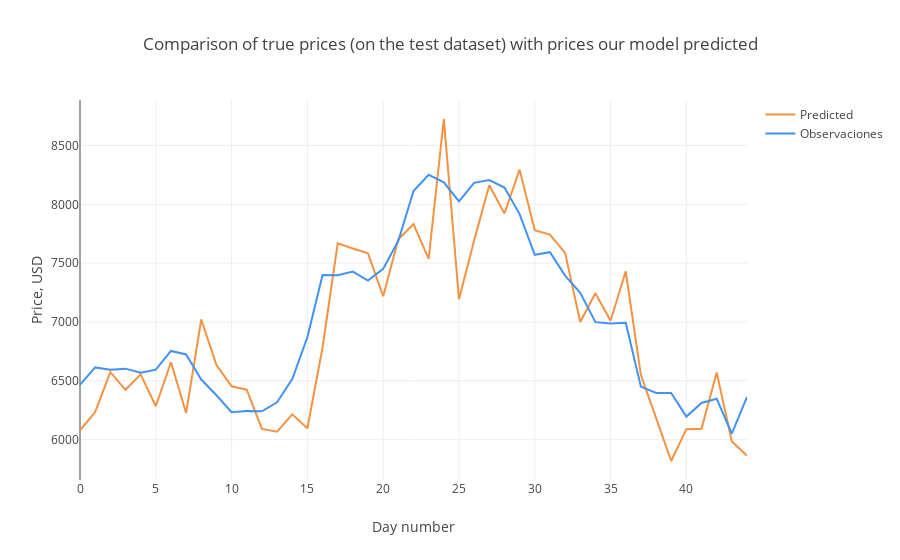

Source (notebook cell):
### Code cell
# Visualización de 
trace1 = go.Scatter(
    x = np.arange(0, len(predicted_test), 1),
    y = predicted_test,
    mode = 'lines',
    name = 'Predicted',
    line = dict(color=('rgb(244, 146, 65)'), width=2)
)
trace2 = go.Scatter(
    x = np.arange(0, len(observated_test), 1),
    y = observated_test,
    mode = 'lines',
    name = 'Observaciones',
    line = dict(color=('rgb(66, 146, 244)'), width=2)
)

data = [trace1, trace2]
layout = dict(title = 'Comparison of true prices (on the test dataset) with prices our model predicted',
             xaxis = dict(title = 'Day number'), yaxis = dict(title = 'Price, USD'))
fig = dict(data=data, layout=layout)
py.iplot(fig, filename='results_demonstrating0')

### Figure 1 — Plotly figure (JSON) as saved in the notebook; plotly's stock layout.template omitted (floating-point values rounded to 4 significant figures)
{"data": [{"line": {"color": "rgb(244, 146, 65)", "width": 2}, "mode": "lines", "name": "Predicted", "type": "scatter", "x": [0, 1, 2, 3, 4, 5, 6, 7, 8, 9, 10, 11, 12, 13, 14, 15, 16, 17, 18, 19, 20, 21, 22, 23, 24, 25, 26, 27, 28, 29, 30, 31, 32, 33, 34, 35, 36, 37, 38, 39, 40, 41, 42, 43, 44], "y": [6078.0, 6235.0, 6573.0, 6424.0, 6555.0, 6284.0, 6658.0, 6226.0, 7021.0, 6633.0, 6454.0, 6425.0, 6091.0, 6068.0, 6215.0, 6097.0, 6783.0, 7669.0, 7624.0, 7583.0, 7218.0, 7702.0, 7833.0, 7537.0, 8725.0, 7194.0, 7693.0, 8163.0, 7922.0, 8295.0, 7781.0, 7743.0, 7588.0, 6999.0, 7244.0, 7010.0, 7431.0, 6549.0, 6185.0, 5818.0, 6089.0, 6093.0, 6571.0, 5985.0, 5864.0]}, {"line": {"color": "rgb(66, 146, 244)", "width": 2}, "mode": "lines", "name": "Observaciones", "type": "scatter", "x": [0, 1, 2, 3, 4, 5, 6, 7, 8, 9, 10, 11, 12, 13, 14, 15, 16, 17, 18, 19, 20, 21, 22, 23, 24, 25, 26, 27, 28, 29, 30, 31, 32, 33, 34, 35, 36, 37, 38, 39, 40, 41, 42, 43, 44], "y": [6466.0, 6614.0, 6593.0, 6603.0, 6569.0, 6594.0, 6754.0, 6724.0, 6511.0, 6377.0, 6234.0, 6244.0, 6241, 6317.0, 6514.0, 6870.0, 7399.0, 7396.0, 7428.0, 7352.0, 7451.0, 7690.0, 8113.0, 8251.0, 8187.0, 8025.0, 8182.0, 8206.0, 8143.0, 7917.0, 7571.0, 7593.0, 7394.0, 7248.0, 6999.0, 6988.0, 6994.0, 6450.0, 6397.0, 6396.0, 6196.0, 6311.0, 6347.0, 6051.0, 6363.0]}], "layout": {"title": "Comparison of true prices (on the test dataset) with prices our model predicted", "xaxis": {"title": "Day number"}, "yaxis": {"title": "Price, USD"}}}
